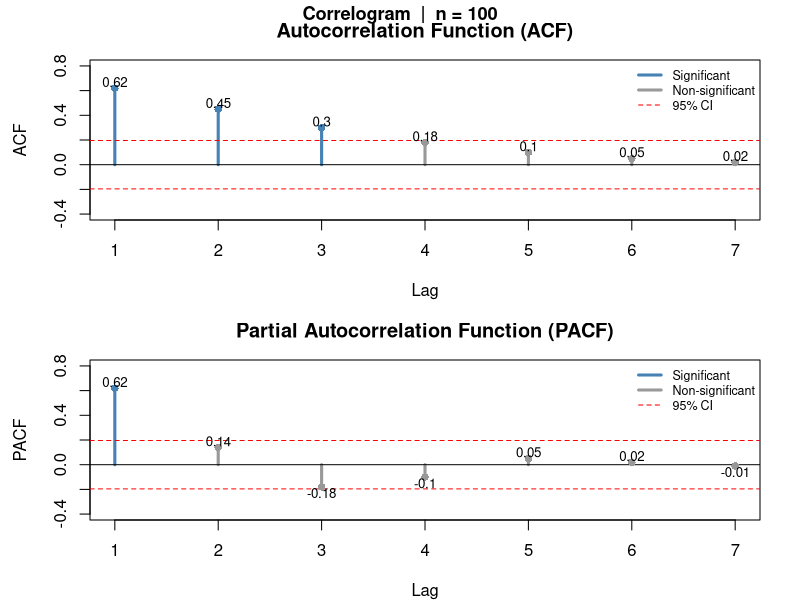

R code for this plot:
# ACF and PACF Correlogram from Table Values
# n = 100 observations, Lags 1-7

# ── Given values from table ──────────────────────────────────────────────
lags <- 1:7
acf_vals  <- c(0.62, 0.45, 0.30, 0.18, 0.10, 0.05, 0.02)
pacf_vals <- c(0.62, 0.14, -0.18, -0.10, 0.05, 0.02, -0.01)

n <- 100
ci <- qnorm(0.975) / sqrt(n)   # 95% confidence band ≈ ±0.196

# ── Plot layout: ACF (top) | PACF (bottom) ───────────────────────────────
par(mfrow = c(2, 1),
    mar   = c(4, 4.5, 3, 2),
    bg    = "white")

# helper to draw one correlogram panel
draw_corr <- function(vals, title, ylab) {
  plot(lags, vals,
       type = "h",
       lwd  = 3,
       col  = ifelse(abs(vals) > ci, "steelblue", "gray60"),
       ylim = c(-0.4, 0.8),
       xlab = "Lag",
       ylab = ylab,
       main = title,
       xaxt = "n")
  
  axis(1, at = lags)                          # integer x-axis
  abline(h = 0)                               # centre line
  abline(h =  ci, lty = 2, col = "red")       # upper CI
  abline(h = -ci, lty = 2, col = "red")       # lower CI
  points(lags, vals, pch = 16,
         col = ifelse(abs(vals) > ci, "steelblue", "gray60"))
  
  # annotate values above/below each bar
  text(lags, vals + 0.05 * sign(vals),
       labels = vals, cex = 0.8, col = "black")
  
  legend("topright",
         legend = c("Significant", "Non-significant", "95% CI"),
         col    = c("steelblue", "gray60", "red"),
         lty    = c(1, 1, 2), lwd = c(3, 3, 1),
         cex    = 0.75, bty = "n")
}

draw_corr(acf_vals,  "Autocorrelation Function (ACF)",
          "ACF")
draw_corr(pacf_vals, "Partial Autocorrelation Function (PACF)",
          "PACF")

mtext("Correlogram  |  n = 100", outer = TRUE, line = -1.2,
      cex = 1.1, font = 2)
